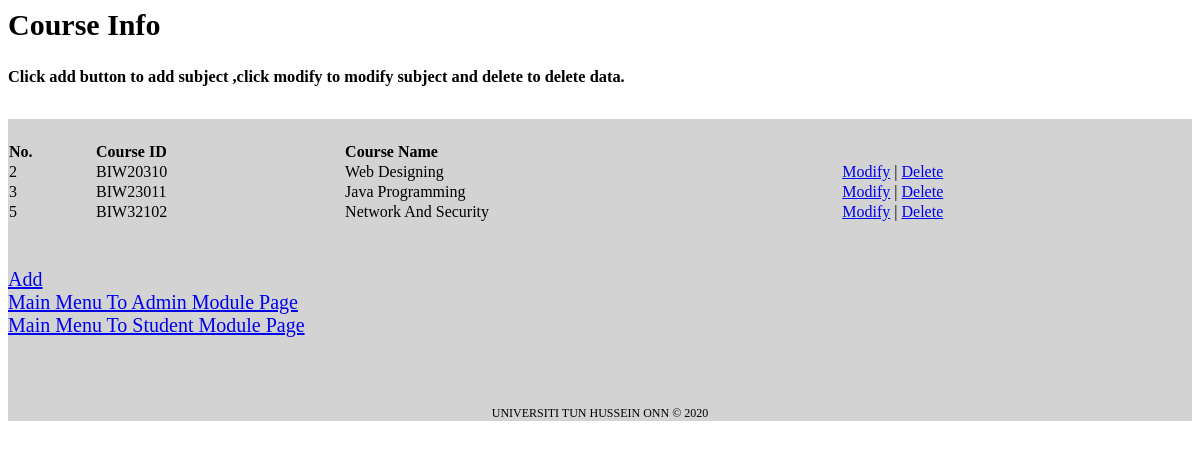
Page /admindb/course_info_database.php on the committed database.
### tables this page shows
CREATE TABLE `courseinfo` (
  `id` int(11) NOT NULL,
  `Course_ID` varchar(8) NOT NULL,
  `Course_Name` varchar(50) NOT NULL
);

### admindb/course_info_database.php (the view, shortened to what this page needs)
<html>
  <head>
        <link rel="stylesheet" type="text/css" href="../programinfo/css/welcome_style.css">
   </head>
   <body>
       <h2 style="font-size : 30px;">Course Info</h2>
       <h3>Click add button to add subject ,click modify to modify subject and delete to delete data.</h3>
       <br>
       <div style="background-color : lightgrey; font-size : 20px;">
           <br>
        <table>
            <tr>
            <th>No.</th>
            <th>Course ID</th>
            <th>Course Name</th>
            </tr>
<?php
$host = "localhost";
$dbusername = "root";
$dbpassword = "";
$dbname = "project";
$conn = new mysqli ($host, $dbusername, $dbpassword, $dbname);
$sql = "SELECT * FROM courseinfo";
$result = $conn->query($sql);
if (!empty($result) && $result->num_rows > 0) {
  while($row = $result->fetch_assoc()) {
    $id = $row["id"];
    echo "<tr><td>" . $row["id"]. "</td><td>" . $row["Course_ID"]. "</td><td>" . $row["Course_Name"]. "</td><td> <a href='modify_course.php?modifyid=$id'>Modify</a> | <a href='delete_course.php?deleteid=$id'>Delete</a>" . " </td></tr>";
  }
    echo "</table>";
} else {
  echo "0 results";
}
?>
    <br><br>
    <div style="align-content: center">
    <a href='add_course.php'>Add</a><br>
    <a href="welcome.php">Main Menu To Admin Module Page</a><br>
    <a href="welcome_student.php">Main Menu To Student Module Page</a>
       </div>
    <br>
           <br>
           <br>
    <footer style="font-size : 12px; text-align : center;">
    UNIVERSITI TUN HUSSEIN ONN &copy 2020 </footer>
       </div>
</body>
</html>

### css/welcome_style.css (style rules this page uses)
body { font-family:Nunito; font-size:14px; }

### admindb/course_info_database.php (style rules this page uses)
table { border-collapse: collapse; width: 100%; text-align: left }

### rows in the picture
courseinfo: id "2", Course_ID "BIW20310", Course_Name "Web Designing"
courseinfo: id "3", Course_ID "BIW23011", Course_Name "Java Programming"
courseinfo: id "5", Course_ID "BIW32102", Course_Name "Network And Security"
